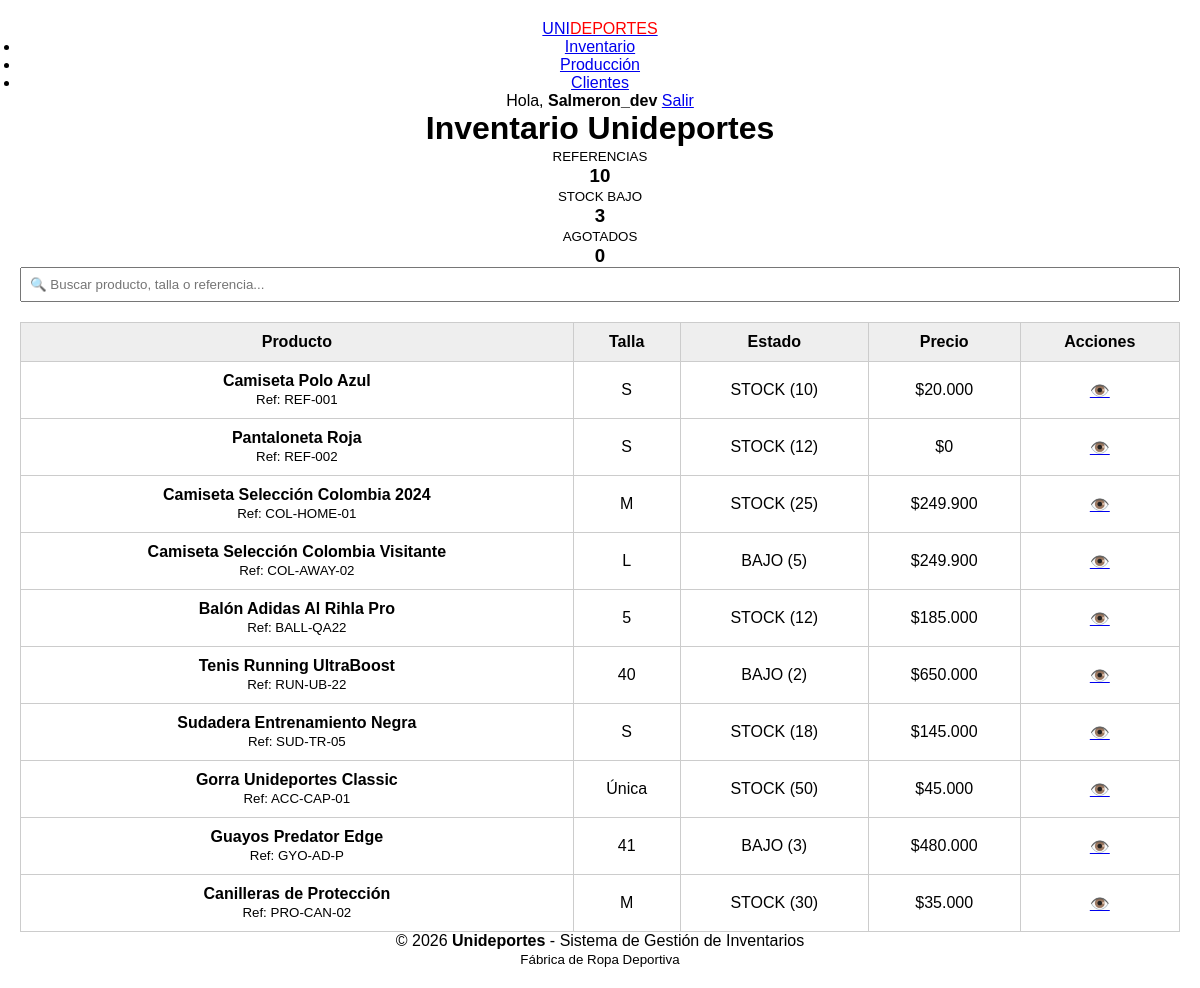
Page /inventario.php (signed in) on the earlier database version.
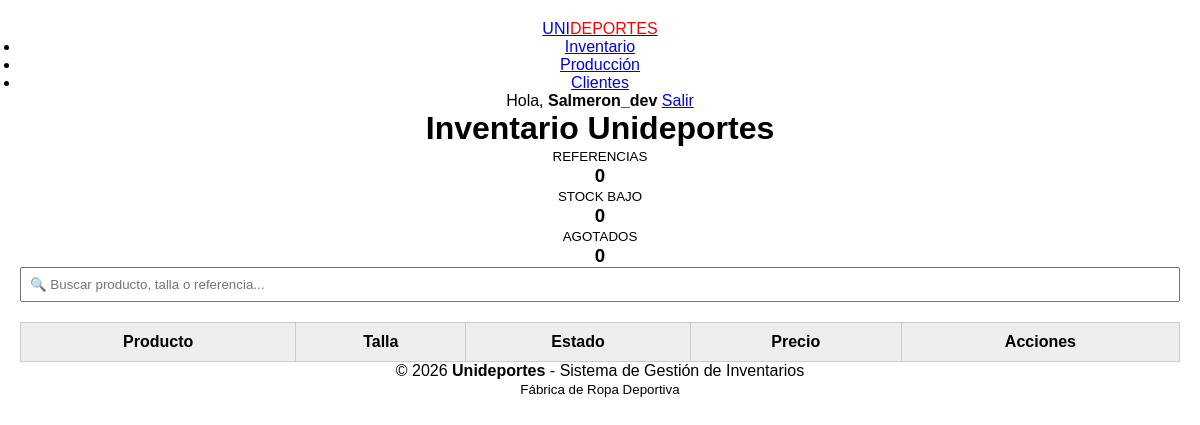
Same page on the later database version.
### tables this page shows
CREATE TABLE IF NOT EXISTS `productos` (
  `id` int(11) NOT NULL AUTO_INCREMENT,
  `nombre` varchar(100) NOT NULL,
  `referencia` varchar(50) UNIQUE NOT NULL,  
  `talla` varchar(10) DEFAULT NULL,
  `stock` int(11) DEFAULT 0,
  `precio` decimal(10,2) NOT NULL,
  `created_at` timestamp NOT NULL DEFAULT current_timestamp(),
  PRIMARY KEY (`id`)
);

### inventario.php (the view, shortened to what this page needs)
<?php
include("connection.php");
$total_prod = mysqli_fetch_array(mysqli_query($conn, "SELECT COUNT(*) as t FROM productos"))['t'];
$stock_bajo = mysqli_fetch_array(mysqli_query($conn, "SELECT COUNT(*) as b FROM productos WHERE stock > 0 AND stock <= 5"))['b'];
$agotados   = mysqli_fetch_array(mysqli_query($conn, "SELECT COUNT(*) as a FROM productos WHERE stock = 0"))['a'];
$query = mysqli_query($conn, "SELECT * FROM productos");
include("header.php");
?>
<div class="inventario-page">
    <div class="header-acciones">
        <h1>Inventario Unideportes</h1>
    </div>
    <div class="resumen-grid">
        <div class="caja">
            <small>REFERENCIAS</small>
            <h3><?= $total_prod ?></h3>
        </div>
        <div class="caja alerta">
            <small>STOCK BAJO</small>
            <h3><?= $stock_bajo ?></h3>
        </div>
        <div class="caja critico">
            <small>AGOTADOS</small>
            <h3><?= $agotados ?></h3>
        </div>
    </div>
    <div class="buscador-bar">
        <input type="text" id="inputBusqueda" placeholder="🔍 Buscar producto, talla o referencia...">
    </div>
    <table class="tabla-maestra">
        <thead>
            <tr>
                <th>Producto</th>
                <th>Talla</th>
                <th>Estado</th>
                <th>Precio</th>
                <th>Acciones</th>
            </tr>
        </thead>
        <tbody id="tablaProductos">
            <?php while($row = mysqli_fetch_array($query)): ?>
            <tr>
                <td>
                    <strong><?= $row['nombre'] ?></strong><br>
                    <small>Ref: <?= $row['referencia'] ?></small>
                </td>
                <td><?= $row['talla'] ?></td>
                <td>
                    <?php
                        $s = $row['stock'];
                        if($s == 0) echo "<span class='badge rojo'>AGOTADO</span>";
                        elseif($s <= 5) echo "<span class='badge naranja'>BAJO ($s)</span>";
                        else echo "<span class='badge verde'>STOCK ($s)</span>";
                    ?>
                </td>
                <td>$<?= number_format($row['precio'], 0, ',', '.') ?></td>
                <td>
                    <a href="detalle_prod.php?id=<?= $row['id'] ?>">👁️</a>
                </td>
            </tr>
            <?php endwhile; ?>
        </tbody>
    </table>
</div>
<?php include("footer.php");
?>

### header.php (shortened to what this page needs)
<?php
$usuario_nombre = $_SESSION['username'] ?? 'Invitado';
$rol_usuario = $_SESSION['role'] ?? 'vendedor';
?>
<!DOCTYPE html>
<html lang="es">
<head>
    <link rel="stylesheet" href="css/style.css">
</head>
<body>
<header class="main-header">
    <div class="nav-container">
        <a class="logo" href="<?= ($rol_usuario == 'admin') ? 'panel_admin.php' : 'panel_vendedor.php' ?>">
            UNI<span style="color: red;">DEPORTES</span>
        </a>
        <nav class="main-nav">
            <ul>
                <li><a href="inventario.php">Inventario</a></li>
                <li><a href="pedidos.php">Producción</a></li>
                <li><a href="clientes.php">Clientes</a></li>
            </ul>
        </nav>
        <div class="user-info">
            <span>Hola, <strong><?= ucfirst($usuario_nombre) ?></strong></span>
            <a href="logout.php" class="btn-salir">Salir</a>
        </div>
    </div>
</header>

### footer.php
<footer class="main-footer">
        <div class="footer-content">
            <p>&copy; <?php echo date("Y"); ?> <strong>Unideportes</strong> - Sistema de Gestión de Inventarios</p>
            <small>Fábrica de Ropa Deportiva</small>
        </div>
    </footer>
    </body>
</html>

### CSS/style.css (style rules this page uses)
* { margin: 0; padding: 0; box-sizing: border-box; }
body { font-family: sans-serif; padding: 20px; text-align: center; }
input, select { display: block; width: 100%; margin-bottom: 10px; padding: 8px; }
table { width: 100%; border-collapse: collapse; margin-top: 20px; }
th, td { border: 1px solid #ccc; padding: 10px; }
th { background-color: #eee; }

Differences in the rows shown:
removed productos: nombre "Camiseta Polo Azul", referencia "REF-001", talla "S", stock "10", precio "20.000"
removed productos: nombre "Pantaloneta Roja", referencia "REF-002", talla "S", stock "12", precio "0"
removed productos: nombre "Camiseta Selección Colombia 2024", referencia "COL-HOME-01", talla "M", stock "25", precio "249.900"
removed productos: nombre "Camiseta Selección Colombia Visitante", referencia "COL-AWAY-02", talla "L", stock "5", precio "249.900"
removed productos: nombre "Balón Adidas Al Rihla Pro", referencia "BALL-QA22", talla "5", stock "12", precio "185.000"
removed productos: nombre "Tenis Running UltraBoost", referencia "RUN-UB-22", talla "40", stock "2", precio "650.000"
removed productos: nombre "Sudadera Entrenamiento Negra", referencia "SUD-TR-05", talla "S", stock "18", precio "145.000"
removed productos: nombre "Gorra Unideportes Classic", referencia "ACC-CAP-01", talla "Única", stock "50", precio "45.000"
removed productos: nombre "Guayos Predator Edge", referencia "GYO-AD-P", talla "41", stock "3", precio "480.000"
removed productos: nombre "Canilleras de Protección", referencia "PRO-CAN-02", talla "M", stock "30", precio "35.000"
Other differences:
$total_prod: "10" → "0"
$stock_bajo: "3" → "0"
